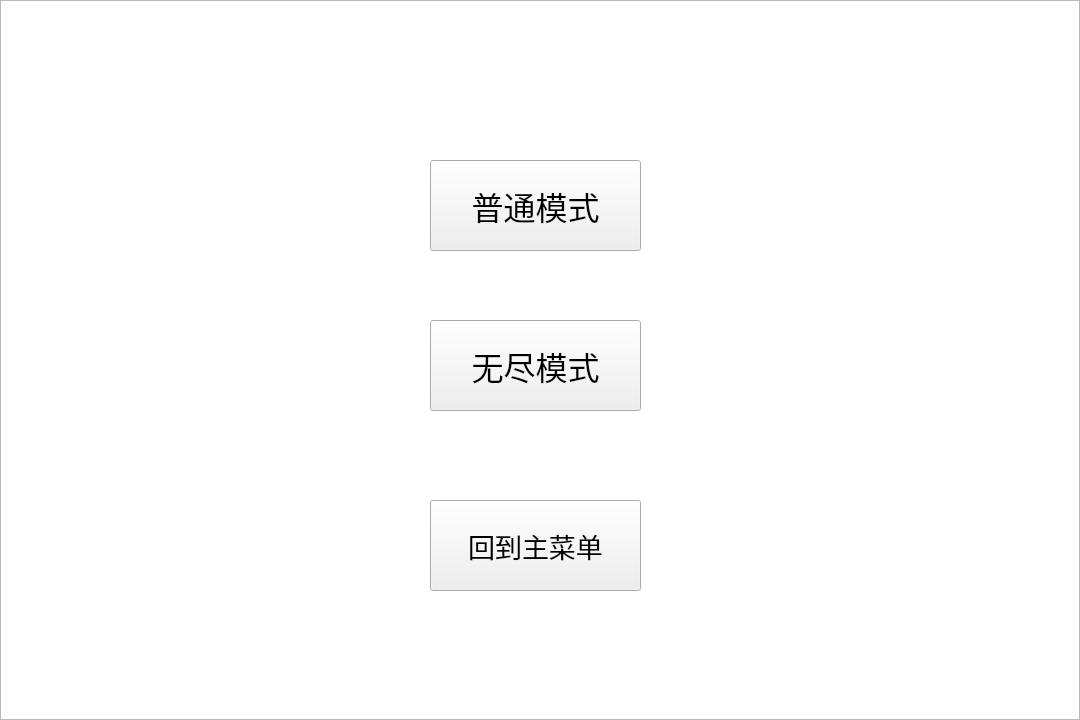
<?xml version="1.0" encoding="UTF-8"?>
<ui version="4.0">
 <class>choose</class>
 <widget class="QWidget" name="choose">
  <property name="geometry">
   <rect>
    <x>0</x>
    <y>0</y>
    <width>1080</width>
    <height>720</height>
   </rect>
  </property>
  <property name="windowTitle">
   <string>Form</string>
  </property>
  <widget class="QLabel" name="label">
   <property name="geometry">
    <rect>
     <x>0</x>
     <y>0</y>
     <width>1080</width>
     <height>720</height>
    </rect>
   </property>
   <property name="styleSheet">
    <string notr="true">border-image: url(:/Kaer_Morhen.png);</string>
   </property>
   <property name="text">
    <string/>
   </property>
  </widget>
  <widget class="QPushButton" name="normal_game">
   <property name="geometry">
    <rect>
     <x>430</x>
     <y>160</y>
     <width>211</width>
     <height>91</height>
    </rect>
   </property>
   <property name="font">
    <font>
     <family>华文行楷</family>
     <pointsize>24</pointsize>
    </font>
   </property>
   <property name="text">
    <string>普通模式</string>
   </property>
  </widget>
  <widget class="QPushButton" name="back">
   <property name="geometry">
    <rect>
     <x>430</x>
     <y>500</y>
     <width>211</width>
     <height>91</height>
    </rect>
   </property>
   <property name="font">
    <font>
     <family>华文行楷</family>
     <pointsize>20</pointsize>
    </font>
   </property>
   <property name="text">
    <string>回到主菜单</string>
   </property>
  </widget>
  <widget class="QPushButton" name="infi_game">
   <property name="geometry">
    <rect>
     <x>430</x>
     <y>320</y>
     <width>211</width>
     <height>91</height>
    </rect>
   </property>
   <property name="font">
    <font>
     <family>华文行楷</family>
     <pointsize>24</pointsize>
    </font>
   </property>
   <property name="text">
    <string>无尽模式</string>
   </property>
  </widget>
  <widget class="QListView" name="listView">
   <property name="geometry">
    <rect>
     <x>0</x>
     <y>0</y>
     <width>1080</width>
     <height>720</height>
    </rect>
   </property>
  </widget>
  <zorder>listView</zorder>
  <zorder>label</zorder>
  <zorder>normal_game</zorder>
  <zorder>back</zorder>
  <zorder>infi_game</zorder>
 </widget>
 <resources/>
 <connections/>
</ui>
